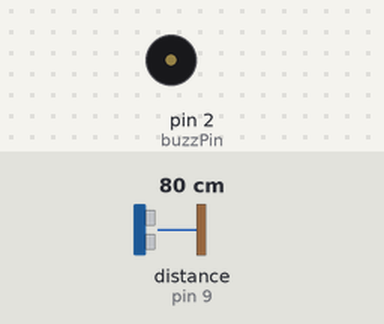
The sketch below on a simulated Arduino Uno, built with avr-gcc and run on an emulated ATmega328P. Shown: buzzer (waves = sounding). Wiring (inferred from the names in the program): ultrasonic range finder: trigger pin 10; echo pin 9. Inputs (shaded band) come from the test bench; at power-on: distance to the obstacle (sensor on pin 9) 80 cm. The echo pulse lasts 58.3 µs per cm.

Above: at 1.2 s.
1.3 s: distance to the obstacle (sensor on pin 9) set to 54 cm
2.8 s: distance to the obstacle (sensor on pin 9) set to 48 cm
At 3.6 s:
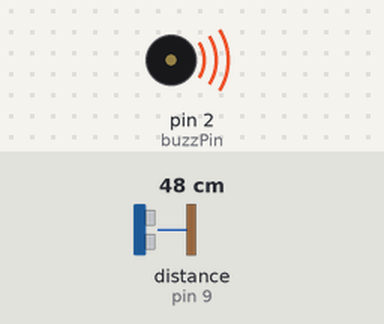
4.3 s: distance to the obstacle (sensor on pin 9) set to 60 cm
At 5.2 s:
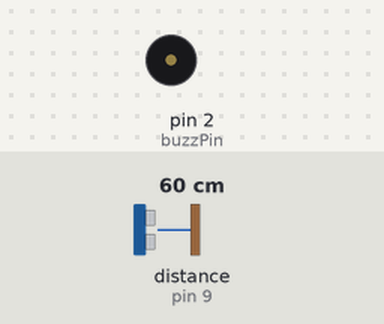
5.8 s: distance to the obstacle (sensor on pin 9) set to 2 cm
At 7.2 s:
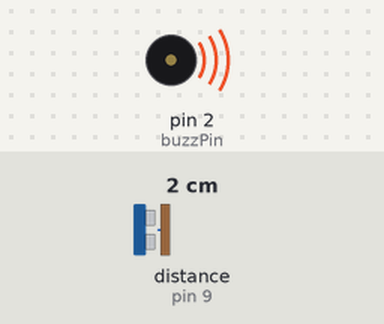
Timing chart, 0 to 8.3 s (numbered marks = the images above; inputs shaded):
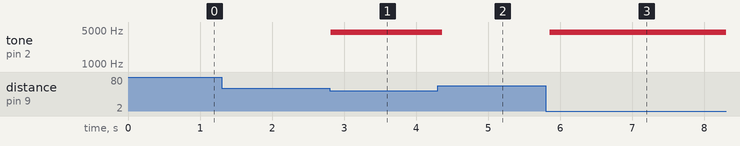

The sketch:

final_buzz.ino
```cpp
int const trigPin = 10;
int const echoPin = 9;
int const buzzPin = 2;

void setup()
{
  pinMode(trigPin, OUTPUT); // trig pin will have pulses output
  pinMode(echoPin, INPUT); // echo pin should be input to get pulse width
  pinMode(buzzPin, OUTPUT); // buzz pin is output to control buzzering
}

void loop()
{
  // Duration will be the input pulse width and distance will be the distance to the obstacle in centimeters
  int duration;
  int distance;


  // Output pulse with 1ms width on trigPin
  digitalWrite(trigPin, HIGH);
  delay(1);

  digitalWrite(trigPin, LOW);
  // Measure the pulse input in echo pin
  duration = pulseIn(echoPin, HIGH);
  // Distance is half the duration devided by 29.1 (from datasheet)
  distance = (duration/2) / 29.1;
  // if distance less than 0.5 meter and more than 0 (0 or less means over range)

    if (distance <= 50 && distance >= 0)
    {
      // Buzz
      digitalWrite(buzzPin, HIGH);
     tone(buzzPin, 70000);
    }

    else {
      // Don't buzz
      digitalWrite(buzzPin, LOW);
      noTone (buzzPin);

    }
    // Waiting 60 ms won't hurt any one
    delay(60);


}
```

Measured:
- the behaviour switches between 52 and 51 cm on distance to the obstacle (sensor on pin 9) (found by bisection; images 0 and 1)
- after the input at 1.3 s, every drawn part: stays the same
- after the input at 2.8 s, tone on pin 2 (buzzPin): silent → 4464 Hz at once
- after the input at 4.3 s, tone on pin 2 (buzzPin): 4464 Hz → silent after 0.06 s
- after the input at 5.8 s, tone on pin 2 (buzzPin): silent → 4464 Hz after 0.05 s
